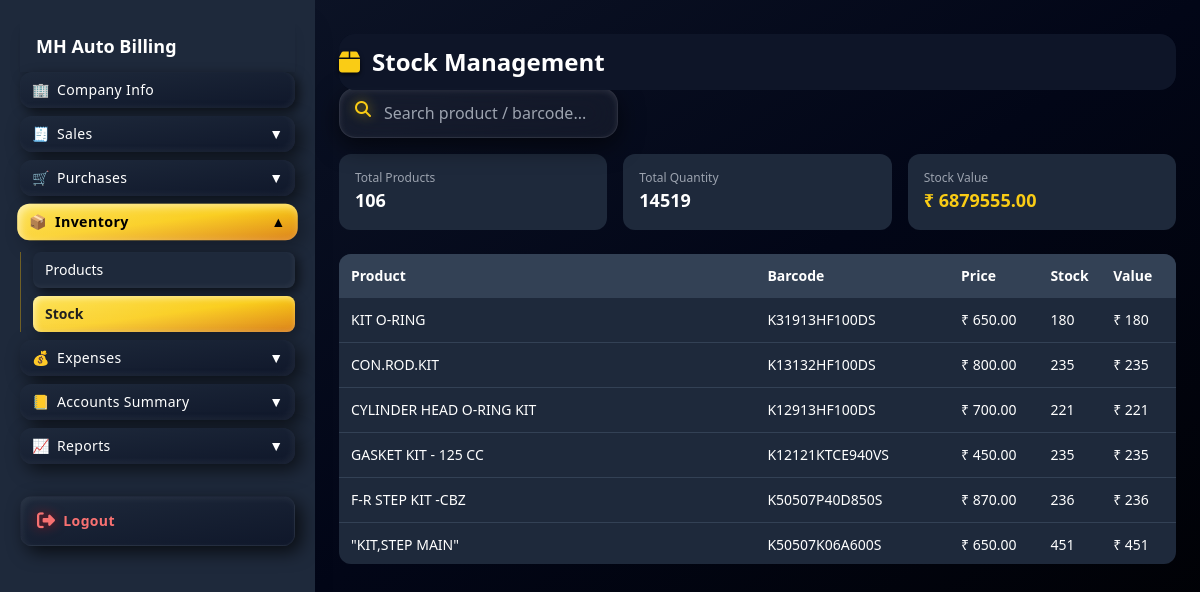
The app's page /stocks/ (signed in) with its own data.
### apps/core/models.py (models this page shows, shortened)
class Product(models.Model):
    name = models.CharField(max_length=255, db_index=True)
    barcode = models.CharField(max_length=100, unique=True, db_index=True)
    price = models.DecimalField(max_digits=10, decimal_places=2)
    stock = models.PositiveIntegerField(default=0)
    hsn = models.CharField(max_length=20, blank=True, null=True)

### apps/core/views.py (the view)
# urls.py: path("stocks/", views.stock_view, name="stocks"),
@login_required
def stock_view(request):
    products = Product.objects.all().order_by("-id")
    total_items = products.count()
    total_qty = sum(p.stock for p in products)
    total_value = sum(p.stock * p.price for p in products)
    return render(request, "dashboard/stock.html", {
        "products": products,
        "total_items": total_items,
        "total_qty": total_qty,
        "total_value": total_value
    })

### templates/dashboard/stock.html (shortened to what this page needs)
{% extends "dashboard/base.html" %}
{% block content %}
<div class="sticky top-[50px] md:top-[10px] z-40
bg-slate-900/95 backdrop-blur-sm
py-3 rounded-2xl">
    <h2 class="text-xl md:text-2xl font-bold flex items-center gap-3 text-white">
        <i class="fa-solid fa-box text-yellow-400
        drop-shadow-[0_2px_2px_rgba(0,0,0,0.8)]
        [text-shadow:0_0_2px_rgba(250,204,21,0.8),
                     0_0_4px_rgba(250,204,21,0.6),
                     0_2px_3px_rgba(0,0,0,0.9)]">
        </i>
        Stock Management
    </h2>
</div>
<div class="mb-4 flex justify-between items-center">
    <div class="w-full md:w-1/3 relative">
        <input
            type="text"
            id="stockSearch"
            placeholder="Search product / barcode..."
            class="w-full pl-11 pr-4 py-3 rounded-2xl
            bg-white/5 backdrop-blur-lg
            border border-white/10
            text-white placeholder-gray-400
            shadow-[0_8px_25px_rgba(0,0,0,0.6),inset_0_2px_6px_rgba(255,255,255,0.1)]
            focus:outline-none
            focus:ring-2 focus:ring-yellow-400
            focus:shadow-[0_0_20px_rgba(250,204,21,0.4)]
            transition-all duration-200 mt-2"
        >
        <i class="fa-solid fa-magnifying-glass absolute left-4 top-1/2 -translate-y-1/2 text-gray-400 text-yellow-400 drop-shadow-[0_0_6px_rgba(255,215,0,0.6)]"></i>
    </div>
</div>
<div id="summaryCards" class="grid grid-cols-1 sm:grid-cols-2 lg:grid-cols-3 gap-4 mb-6 transition-all duration-200">
    <div class="bg-slate-800 p-4 rounded-xl">
        <p class="text-xs text-gray-400">Total Products</p>
        <h3 class="text-lg font-bold">{{ total_items }}</h3>
    </div>
    <div class="bg-slate-800 p-4 rounded-xl">
        <p class="text-xs text-gray-400">Total Quantity</p>
        <h3 class="text-lg font-bold">{{ total_qty }}</h3>
    </div>
    <div class="bg-slate-800 p-4 rounded-xl">
        <p class="text-xs text-gray-400">Stock Value</p>
        <h3 class="text-lg font-bold text-yellow-400">₹ {{ total_value }}</h3>
    </div>
</div>
<div class="hidden md:block bg-slate-800 rounded-xl overflow-hidden">
    <div class="max-h-[310px] overflow-y-auto overflow-x-auto">
        <table class="min-w-[700px] w-full text-sm">
            <thead class="sticky top-0 bg-slate-700 z-10">
                <tr class="text-left">
                    <th class="p-3">Product</th>
                    <th>Barcode</th>
                    <th>Price</th>
                    <th>Stock</th>
                    <th>Value</th>
                </tr>
            </thead>
            <tbody id="stockTable">
                {% for p in products %}
                <tr class="border-b border-slate-700 hover:bg-slate-700">
                    <td class="p-3 whitespace-nowrap">{{ p.name }}</td>
                    <td>{{ p.barcode }}</td>
                    <td>₹ {{ p.price }}</td>
                    <td>
                        {% if p.stock < 5 %}
                            <span class="text-red-400 font-bold">{{ p.stock }}</span>
                        {% else %}
                            {{ p.stock }}
                        {% endif %}
                    </td>
                    <td>₹ {{ p.stock|floatformat:0 }}</td>
                </tr>
                {% endfor %}
            </tbody>
        </table>
    </div>
</div>
{% endblock %}

### templates/dashboard/base.html (style rules this page uses)
body { padding-bottom:120px; overflow-y: auto; }

### records on screen
Product: name "KIT O-RING", barcode "K31913HF100DS", price "650.00", stock "180"
Product: name "CON.ROD.KIT", barcode "K13132HF100DS", price "800.00", stock "235"
Product: name "CYLINDER HEAD O-RING KIT", barcode "K12913HF100DS", price "700.00", stock "221"
Product: name "GASKET KIT - 125 CC", barcode "K12121KTCE940VS", price "450.00", stock "235"
Product: name "F-R STEP KIT -CBZ", barcode "K50507P40D850S", price "870.00", stock "236"
Product: name "\"KIT,STEP MAIN\"", barcode "K50507K06A600S", price "650.00", stock "451"

### other values on screen
{{ total_items }} "106"
{{ total_qty }} "14519"
{{ total_value }} "6879555.00"
